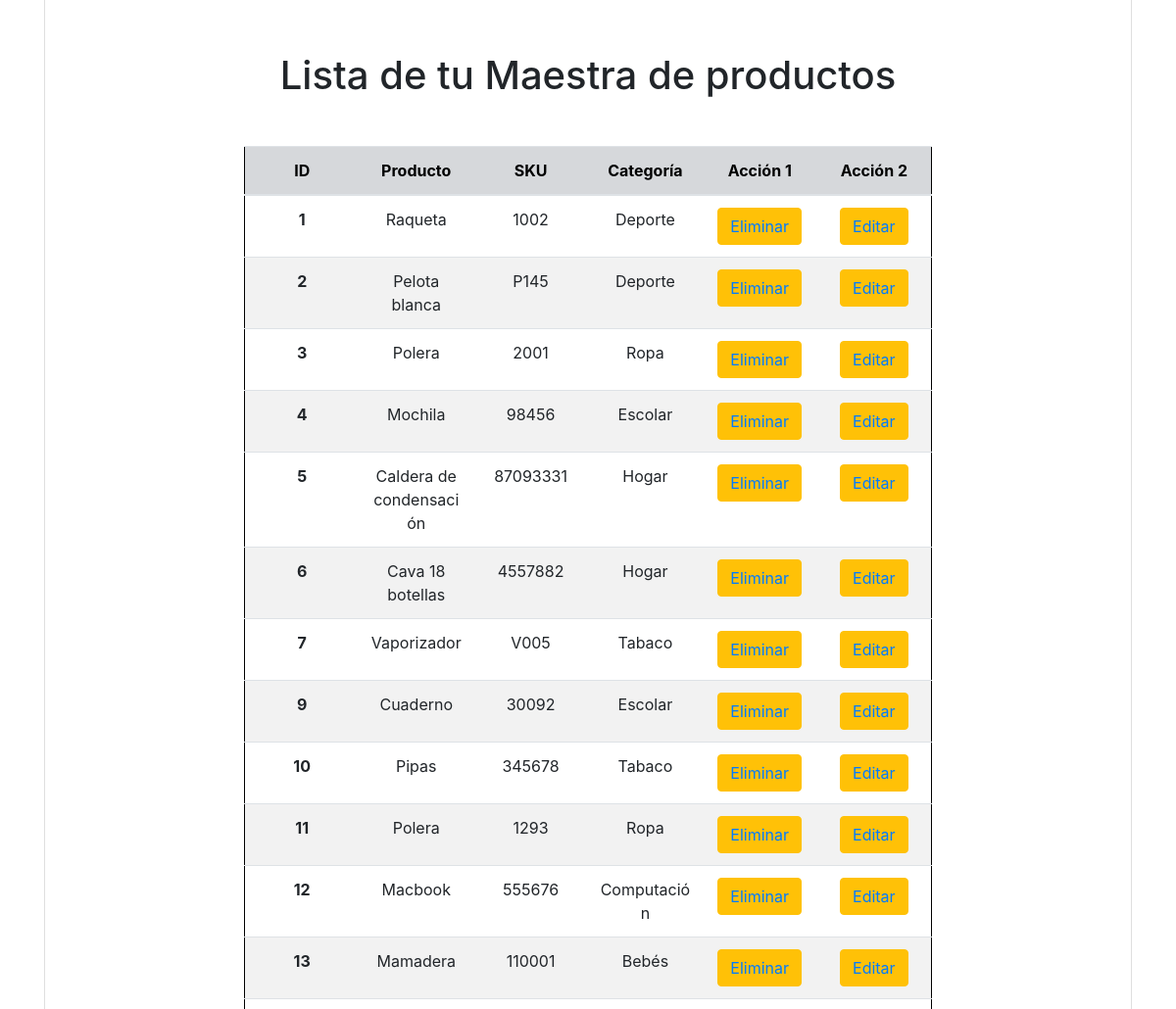
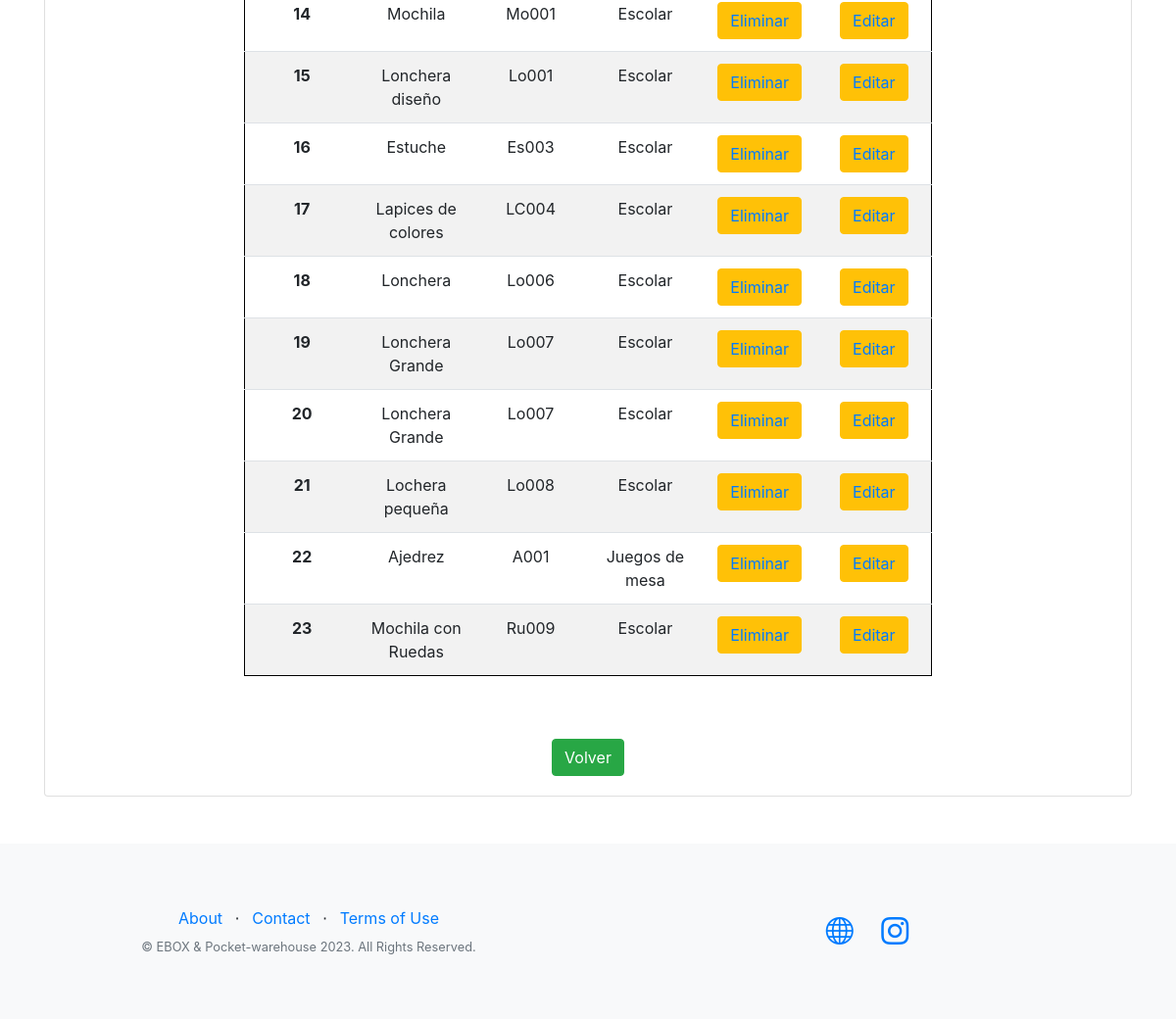
/eboxApp/maestra/wMaestra_full/ (signed in, lower part), run on an earlier commit of the app's database (2 pictures, top to bottom).
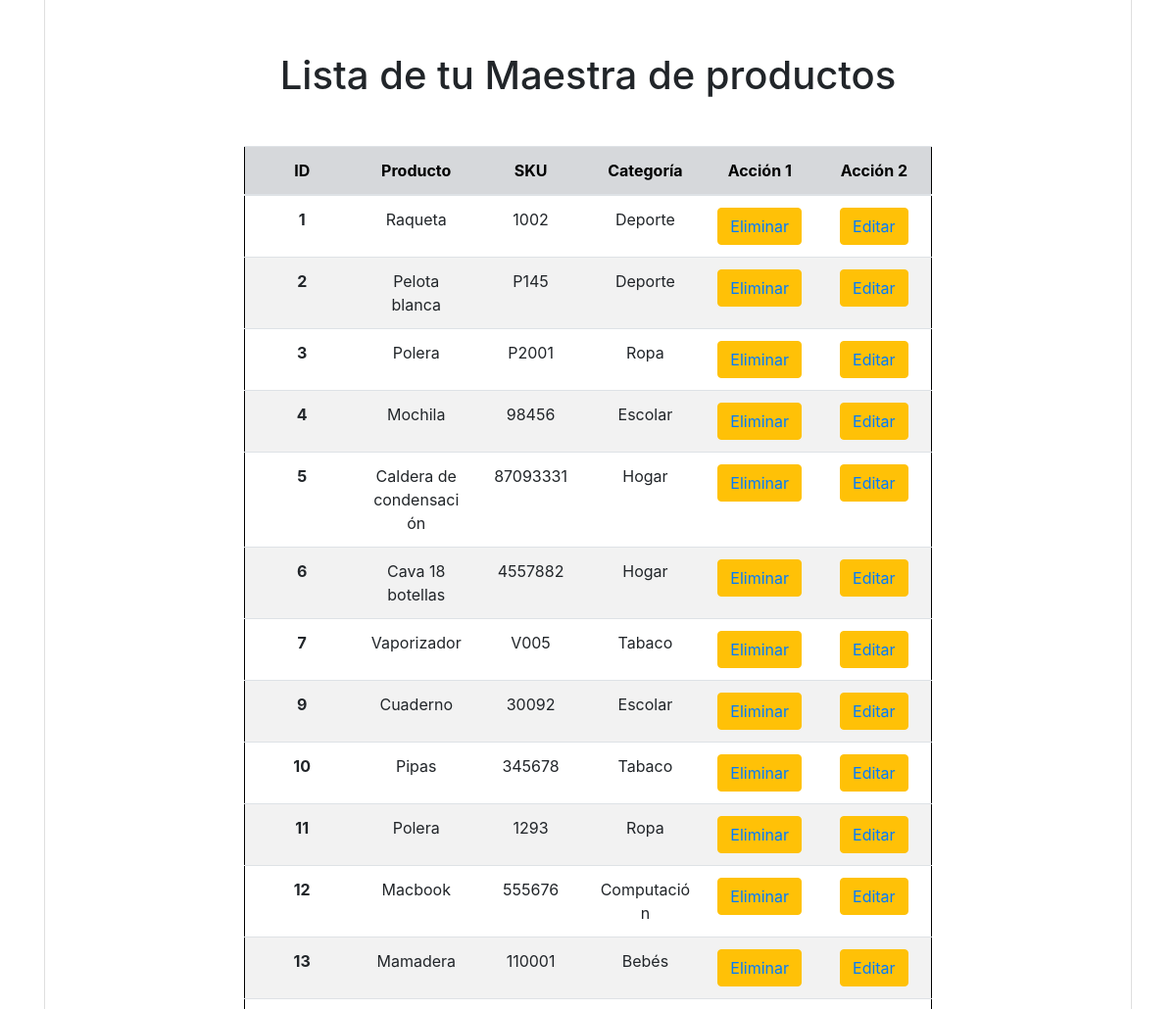
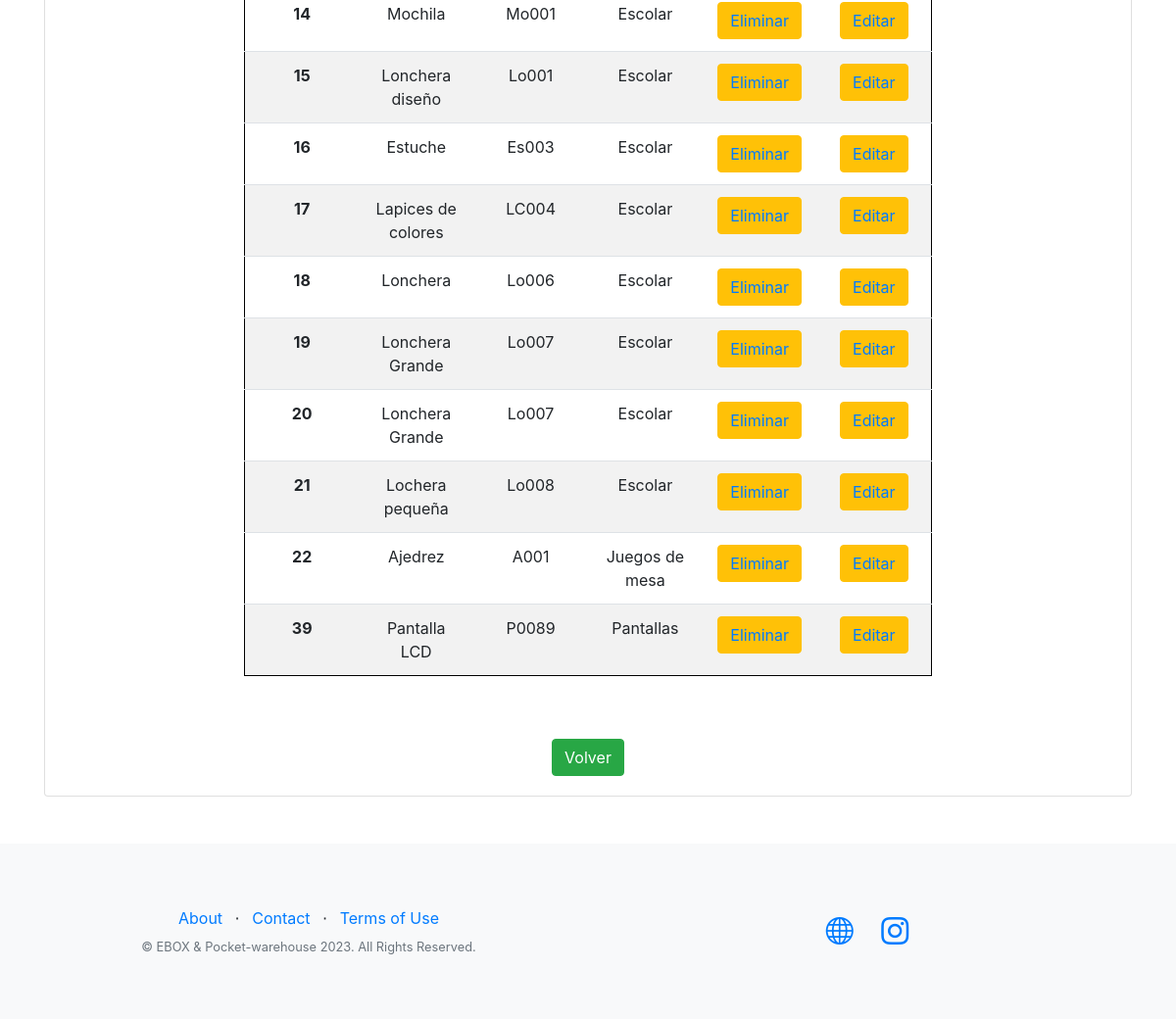
And on a later commit of the database (2 pictures, top to bottom).
### eboxApp/models.py (models this page shows, shortened)
class Maestra(models.Model):
    nombre_producto = models.CharField(max_length=300)
    numero_sku = models.CharField(max_length=300)
    categoria = models.CharField(max_length=300)

### eboxApp/views.py (the view)
# urls.py: path('maestra/wMaestra_full/', views.buscarMaestra, name = 'buscarTodo'),
@login_required
def buscarMaestra(request):
    ''' Boton de busqueda completa de la maestra con respuesta en una lista - te llevo a una ventana distinta con boton volver'''
    if request.method == 'GET': # si existe un get
        producto = Maestra.objects.all() # busco todo lo que hay en la maestra
        return render(request, 'eboxApp/wMaestra_full.html', {'producto':producto }) # aqui le digo donde quiero mostrar "producto"

### eboxApp/templates/eboxApp/wMaestra_full.html (shortened to what this page needs)
{% extends "eboxApp/base.html" %}
{% load static %}
{% block contenido_que_cambia %}
<div class="container">
    <div class="card mt-4">
        <div class="card-body">
            <div class="row justify-content-center">
                <div class="col-md-8">
                    <br>
                    <h1 class="text-center my-5">Lista de tu Maestra de productos</h1>
                    {% if producto %}
                        <div class="table-responsive">
                            <table class="table">
                                <thead>
                                    <tr class = "table-secondary">
                                        <th scope="col">ID</th>
                                        <th scope="col">Producto</th>
                                        <th scope="col">SKU</th>
                                        <th scope="col">Categoría</th>
                                        <th scope="col">Acción 1</th>
                                        <th scope="col">Acción 2</th>
                                    </tr>
                                </thead>
                                <tbody>
                                    {% for i in producto %}
                                        <tr>
                                            <th scope="row">{{ i.pk }}</th>
                                            <td>{{ i.nombre_producto }}</td>
                                            <td>{{ i.numero_sku }}</td>
                                            <td>{{ i.categoria }}</td>
                                            <td> <button class="btn btn-warning">
                                               <a  href="{% url 'eboxApp:EliminarProducto' i.numero_sku %}"> Eliminar</a>
                                                 </button>
                                            </td>
                                            <td> <button class="btn btn-warning">
                                                <a  href="{% url 'eboxApp:EditarProducto' i.numero_sku %}"> Editar</a>
                                                  </button>
                                             </td>
                                        </tr>
                                    {% endfor %}
                                </tbody>
                            </table>
                        </div>
                        <div class="text-center mt-5">
                            <a class="btn btn-success" href="{% url 'eboxApp:Maestra' %}">Volver</a>
                        </div>
                    {% else %}
                        <div class="text-center">
                            <h1>No hay datos</h1>
                            <a class="btn btn-warning" href="{% url 'eboxApp:Maestra' %}">Volver</a>
                        </div>
                    {% endif %}
                </div>
            </div>
        </div>
    </div>
</div>
{% endblock %}

What changed in the data, as far as the page shows it:
removed Maestra: pk "23", nombre_producto "Mochila con Ruedas", numero_sku "Ru009", categoria "Escolar"
changed Maestra id 3: numero_sku "2001" → "P2001"
added Maestra: pk "39", nombre_producto "Pantalla LCD", numero_sku "P0089", categoria "Pantallas"
